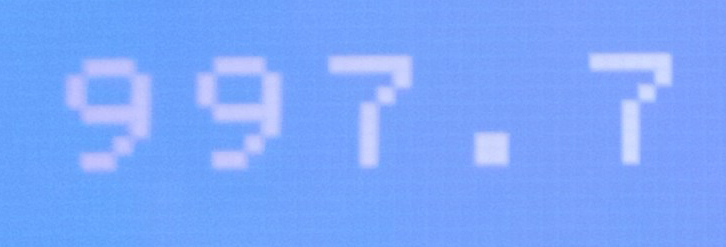
#> input picture pdf_generator/sipa_09/cropped_images/9/S09_F01_Cropped.png, 726 x 247 px; its folder holds 5 pictures in this run
$ jupyter execute --allow-errors Sipa09_Conversion.ipynb   (shell and % lines are left out)
#> lines starting #> are read from the running program, lines starting #| are printed output that depends on the picture
### project_functions/ad_functions.py
from matplotlib import pyplot as plt
import pytesseract
import pandas as pd
import numpy as np
import random
import cv2
import os
import re


#########################################################################################################
# Function to show an image using pyplot
# [74 lines left out: functions show_img, display_four_images, not called in this run]


#########################################################################################################
def display_ten_images(folder_path, title=None):
    """
    Displays ten images from a directory using Matplotlib.

    Args:
        folder_path (str): The path to the directory containing the images.
        title (str, optional): The title to display above the images. Default is None.

    Returns:
        None
    """
#> called with folder_path = './cropped_images/9/', title = 'SIPA 9 Images Cropped'
    # Get the list of all files in the directory
    filenames = os.listdir(folder_path)
    # Select the first 10 files from the list
    selected_files = filenames[:10]

    # Initialize the figure and axis
    fig, axs = plt.subplots(5, 2, figsize=(10, 12), facecolor="#808080")

    # Iterate through the selected files and plot the image
    for i, f in enumerate(selected_files):
        img = cv2.imread(os.path.join(folder_path, f))
#> img is the input picture: shape (247, 726, 3); mean B, G, R 252.4, 165.8, 122.4
        img = cv2.cvtColor(img, cv2.COLOR_BGR2RGB)
        axs[i // 2, i % 2].imshow(img)
        axs[i // 2, i % 2].axis("off")
        axs[i // 2, i % 2].grid(False)
        axs[i // 2, i % 2].set_title(f)

    # Remove the grid lines from the empty subplots
    for ax in axs.flat:
        ax.grid(False)
        ax.set_xticks([])
        ax.set_yticks([])
        ax.set_facecolor("#808080")
        for sp in ax.spines.values():
            sp.set_visible(False)
#> this loop made 10 passes

    # Set the overall chart title
    fig.suptitle(title, fontsize=20, fontweight=700)

    plt.show()
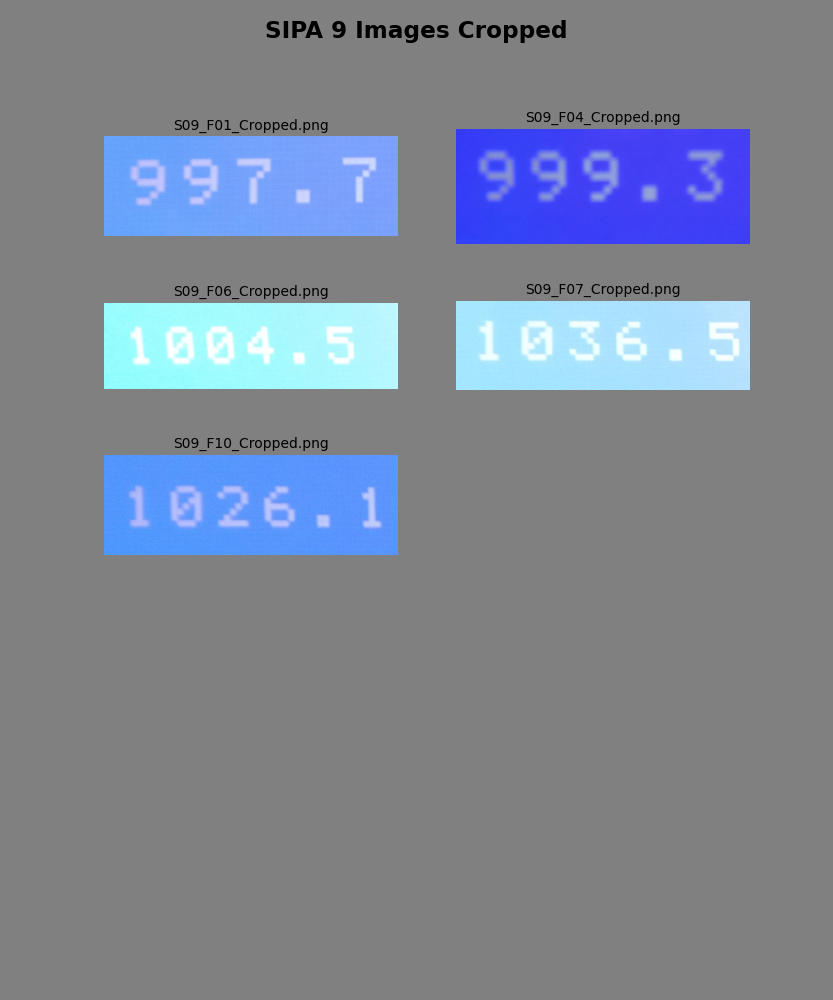
#> figure drawn by matplotlib, 5 panels


#########################################################################################################
# Read Input File - parameter number of the folder
# [645 lines left out: functions read_input_file_list, is_image, read_resize_data, get_text, get_text_lets, process_file_thresh and 11 more, not called in this run]


#########################################################################################################
def delete_file(filename):
    """
    Delete the specified file if it exists.

    Parameters:
    filename (str): The name of the file to delete.

    Returns:
    None.
    """
    if os.path.exists(filename):  # check if the file exists
        os.remove(filename)  # remove the file
        print(f"{filename} has been deleted.")
    else:
        print(f"{filename} does not exist.")  # print message if the file does not exist


#########################################################################################################
# [145 lines left out: functions invert_thresh, plot_label_frequencies, get_rotation_angle, rotate_image, not called in this run]

### pdf_generator/sipa_09/Sipa09_Conversion.ipynb
[cell 1]
import sys
sys.path.append("../../project_functions/")
from matplotlib import pyplot as plt
import ad_functions as adfns
import sipa_rep_functions as sf
#> (the rest of this cell did not finish here and is left out)

[cell 2]
from reportlab.lib.pagesizes import A4, landscape
from reportlab.platypus import Table
from reportlab.pdfgen import canvas

#> (a cell that did not finish here is left out)

[cell 4]
file_path = "./cropped_images/9/"
#> (the rest of this cell did not finish here and is left out)

[cell 5]
adfns.display_ten_images(file_path, "SIPA 9 Images Cropped")

[cell 6]
image_path = "./cropped_images/9/S09_F01_cropped.png"


# Load the image
#> (the rest of this cell did not finish here and is left out)

## Sipa 09 Report Generation

[cell 7]
adfns.delete_file("sipa_09_report.pdf")


# create a canvas object with A4 landscape page size
#> (the rest of this cell did not finish here and is left out)
